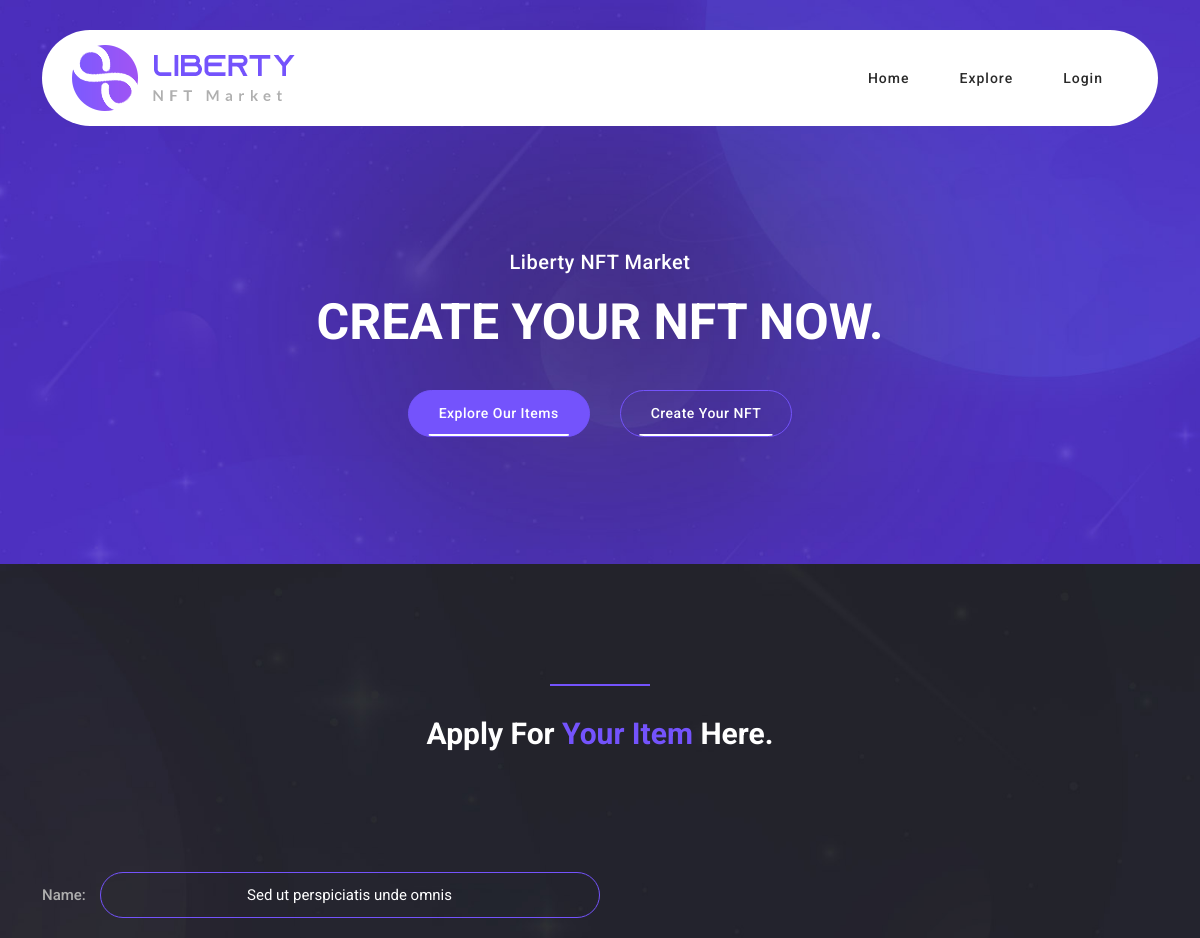
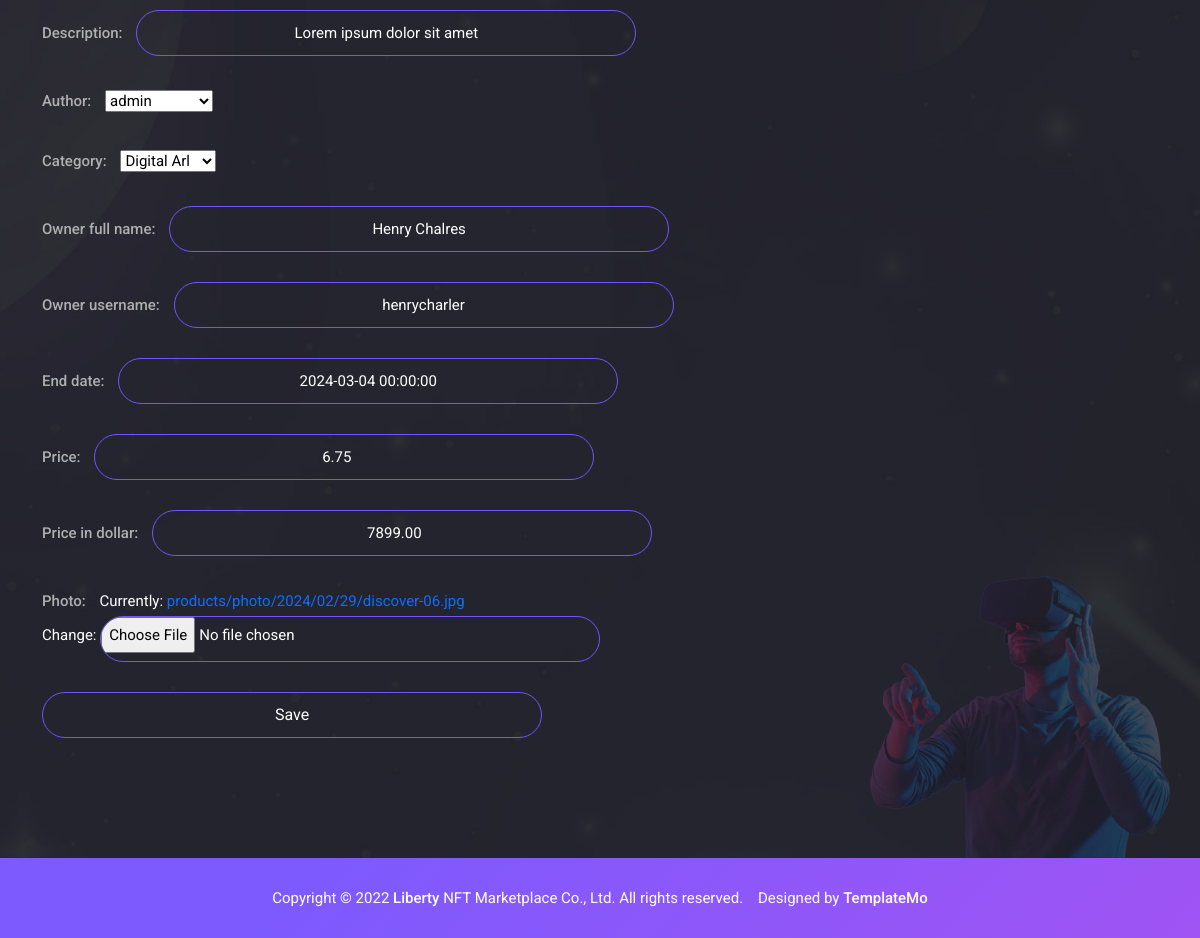
The page /products/8/update on the database its author committed (2 pictures, top to bottom).
### apps/store/models.py (models this page shows, shortened)
class Product(AbstractModel):
    name = models.CharField(max_length=128)
    description = models.CharField(max_length=255)
    author = models.ForeignKey(User, models.CASCADE, "products")
    owner_full_name = models.CharField(max_length=56)
    owner_username = models.CharField(max_length=56)
    category = models.ForeignKey(Category, models.CASCADE, "products")
    price = models.DecimalField(max_digits=7, decimal_places=2)
    price_in_dollar = models.DecimalField(max_digits=10, decimal_places=2)
    end_date = models.DateTimeField()
    photo = models.FileField(upload_to="products/photo/%Y/%m/%d", default="default/discover-04.jpg")

class Category(AbstractModel):
    name = models.CharField(max_length=32)
    description = models.CharField(max_length=255)
    def __str__(self):
        return self.name
    class Meta:
        verbose_name = "Category"
        verbose_name_plural = "Categories"

### apps/store/views.py (the view)
# urls.py: path('products/<int:pk>/update', ProductUpdateView.as_view(), name="product_update"),
class ProductUpdateView(UpdateView):
    template_name = 'store/create.html'
    form_class = ProductForm
    model = Product
    success_url = reverse_lazy("store:home")

### apps/store/forms.py
class ProductForm(forms.ModelForm):
    photo = forms.FileField()
    class Meta:
        model = Product
        fields = ('name', 'description', 'author', 'category', 'owner_full_name', 'owner_username', 'end_date', 'price',
                  'price_in_dollar', 'photo')

### templates/store/create.html (shortened to what this page needs)
{% extends 'base.html' %}
{% load static %}
{% block body %}
    <div class="page-heading normal-space">
        <div class="container">
            <div class="row">
                <div class="col-lg-12">
                    <h6>Liberty NFT Market</h6>
                    <h2>Create Your NFT Now.</h2>
                    <div class="buttons">
                        <div class="main-button">
                            <a href="{% url 'store:explore' %}">Explore Our Items</a>
                        </div>
                        <div class="border-button">
                            <a href="create.html">Create Your NFT</a>
                        </div>
                    </div>
                </div>
            </div>
        </div>
    </div>
    <div class="item-details-page">
        <div class="container">
            <div class="row">
                <div class="col-lg-12">
                    <div class="section-heading">
                        <div class="line-dec"></div>
                        <h2>Apply For <em>Your Item</em> Here.</h2>
                    </div>
                </div>
                <div class="col-lg-12">
                    <form method="post" enctype="multipart/form-data">
                        {{ form.as_p }}
                        <input type="submit" value="Save" class="btn btn-primary">
                    </form>
                </div>
            </div>
        </div>
    </div>
{% endblock %}

### apps/store/static/css/templatemo-liberty-market.css (style rules this page uses)
html, body, div, span, applet, object, iframe, h1, h2, h3, h4, h5, h6, p, blockquote, div pre, a, abbr, acronym, address, big, cite, code, del, dfn, em, font, img, ins, kbd, q, s, samp, small, strike, strong, sub, sup, tt, var, b, u, i, center, dl, dt, dd, ol, ul, li, figure, header, nav, section, article, aside, footer, figcaption { margin: 0; padding: 0; border: 0; outline: 0; }
* { box-sizing: border-box; }
html, body { font-family: 'Roboto', sans-serif; font-weight: 400; background-color: #1e1e1e; font-size: 16px; -ms-text-size-adjust: 100%; -webkit-font-smoothing: antialiased; -moz-osx-font-smoothing: grayscale; }
a { text-decoration: none !important; }
h1, h2, h3, h4, h5, h6 { margin-top: 0px; margin-bottom: 0px; color: #fff; font-weight: 700; }
p { font-size: 15px; line-height: 30px; color: #fff; }
html, body { background: #fff; font-family: 'Roboto', sans-serif; }
.border-button a { font-size: 14px; color: #fff; background-color: transparent; border: 1px solid #7453fc; padding: 12px 30px; display: inline-block; border-radius: 25px; font-weight: 500; text-transform: capitalize; letter-spacing: 0.5px; transition: all .3s; position: relative; overflow: hidden; }
.border-button a:after { width: 78%; height: 2px; background-color: #fff; content: ''; position: absolute; left: 50%; bottom: 0; transform: translateX(-50%); }
.main-button a { font-size: 14px; color: #fff; background-color: #7453fc; border: 1px solid #7453fc; padding: 12px 30px; display: inline-block; border-radius: 25px; font-weight: 500; text-transform: capitalize; letter-spacing: 0.5px; transition: all .3s; position: relative; overflow: hidden; }
.main-button a:after { width: 78%; height: 2px; background-color: #fff; content: ''; position: absolute; left: 50%; bottom: 0; transform: translateX(-50%); }
.section-heading { position: relative; z-index: 2; margin-top: 0px; margin-bottom: 80px; text-align: center; }
.section-heading .line-dec { width: 100px; height: 2px; background-color: #7453fc; margin: 0 auto 30px auto; }
.section-heading h2 { margin-top: 10px; line-height: 36px; font-size: 30px; font-weight: 700; text-transform: capitalize; color: #fff; }
.section-heading h2 em { color: #7453fc; font-style: normal; }
.normal-space { padding: 250px 0px 120px 0px !important; }
.page-heading { background-image: url(../images/heading-bg.jpg); background-repeat: no-repeat; background-position: center center; background-size: cover; padding-top: 250px; text-align: center; background-color: #2a2a2a; }
.page-heading h6 { font-size: 20px; margin-bottom: 15px; font-weight: 500; letter-spacing: 0.5px; }
.page-heading h2 { color: #fff; font-size: 50px; font-weight: 700; line-height: 66px; text-transform: uppercase; }
.page-heading .buttons { margin-top: 35px; display: flex; justify-content: center; }
.page-heading .buttons .main-button { margin-right: 15px; }
.page-heading .buttons .border-button { margin-left: 15px; }
.item-details-page { background-image: url(../images/dark-bg.jpg); background-repeat: no-repeat; background-position: center center; background-size: cover; padding: 120px 0px 120px 0px; position: relative; }
.item-details-page:after { background-image: url(/assets/images/category-collection-dec.png); width: 300px; height: 282px; position: absolute; bottom: 0; right: 30px; content: ''; z-index: 1; }
.item-details-page p { margin-bottom: 30px; }
.item-details-page p { position: relative; z-index: 2; }
.item-details-page form { margin-top: 40px; }
.item-details-page form label { color: #afafaf; font-size: 15px; font-weight: 500; margin-right: 10px; }
.item-details-page form input { width: 100px; height: 46px; border: 1px solid #7453fc; outline: none; border-radius: 23px; background-color: transparent; color: #fff; text-align: center; margin-right: 15px; }
.item-details-page form input::placeholder { color: #fff; }
body { overflow-x: hidden; }

### templates/store/create.html (style rules this page uses)
input { width: 500px !important; }

### rows shown on the page
Product: name "Sed ut perspiciatis unde omnis", description "Lorem ipsum dolor sit amet", author "admin", category "Digital Arl", owner_full_name "Henry Chalres", owner_username "henrycharler", end_date "2024-03-04 00:00:00", price "6.75", price_in_dollar "7899.00"
